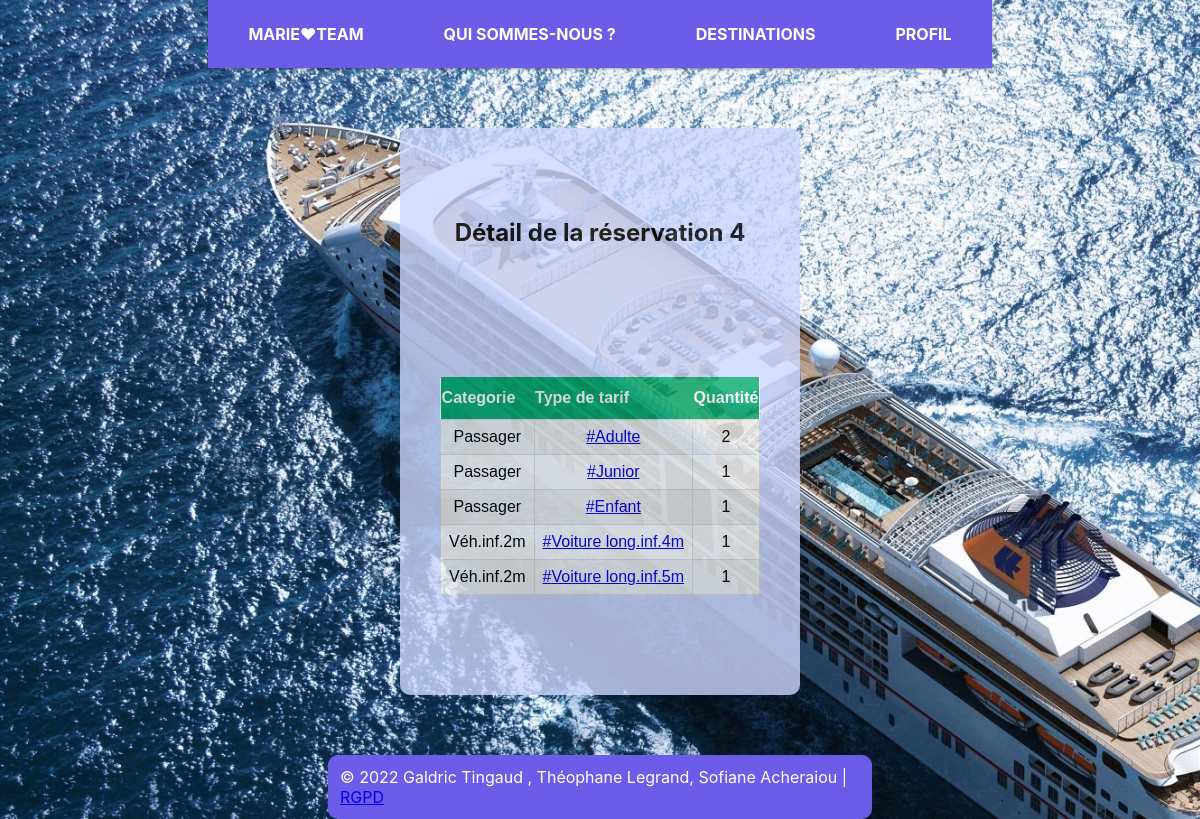
The page /controleur/reservation.php?idReservation=4 (signed in) on the database its author committed.
### tables this page shows
CREATE TABLE IF NOT EXISTS `reservation` (
  `IdReservation` int NOT NULL AUTO_INCREMENT,
  `DateReservation` datetime DEFAULT NULL,
  `IdClient` int NOT NULL,
  `numeroTraversee` int NOT NULL,
  PRIMARY KEY (`IdReservation`),
  KEY `IdClient` (`IdClient`),
  KEY `numeroTraversee` (`numeroTraversee`)
);

CREATE TABLE IF NOT EXISTS `categorie` (
  `IdCategorie` int NOT NULL,
  `libelleCategorie` varchar(50) DEFAULT NULL,
  PRIMARY KEY (`IdCategorie`)
);

CREATE TABLE IF NOT EXISTS `type` (
  `IdCategorie` int NOT NULL,
  `IdType` varchar(50) NOT NULL,
  `TypeTarif` varchar(50) DEFAULT NULL,
  PRIMARY KEY (`IdCategorie`,`IdType`)
);

CREATE TABLE IF NOT EXISTS `stocker` (
  `IdCategorie` int NOT NULL,
  `IdType` varchar(50) NOT NULL,
  `IdReservation` int NOT NULL,
  `Quantite` int DEFAULT NULL,
  PRIMARY KEY (`IdCategorie`,`IdType`,`IdReservation`),
  KEY `IdReservation` (`IdReservation`)
);

### modele/reservation.inc.php (called while the page is built, shortened)
<?php
function getDetailReservationById($idReservation){
    $resultat = array();
    try {
        $co = connexionPDO();
        $query  =
            " SELECT reservation.IdReservation,reservation.DateReservation,stocker.Quantite,type.IdCategorie,".
            " type.IdType,type.TypeTarif,categorie.libelleCategorie".
            " FROM reservation,stocker,type,categorie".
            " WHERE reservation.IdReservation = stocker.IdReservation AND".
            " stocker.IdType = type.IdType AND".
            " stocker.IdCategorie = type.IdCategorie and".
            " type.IdCategorie = categorie.IdCategorie and".
            " reservation.IdReservation = :IdReservation";
        $req = $co->prepare($query);
        $req->bindValue(':IdReservation', $idReservation, PDO::PARAM_INT);
        $req->execute();
        $ligne = $req->fetch(PDO::FETCH_ASSOC);
        while ($ligne) {
            $resultat[] = $ligne;
            $ligne = $req->fetch(PDO::FETCH_ASSOC);
        }
    } catch (PDOException $e){
        print "Erreur !: " . $e->getMessage();
        die();
    } return $resultat;
}
?>

### vue/vueReservation.php (the view)
<section class='section'>
    <h1>Détail de la réservation <?php echo $idReservation?></h1><br><br><br><br><br><br>
    <div class='container'>
        <div class='content'>
            <?php
            if (count($listeDetailsReservation) > 0) {
                echo "<table id='reservations'>";
                echo "<tr><th>Categorie</th><th>Type de tarif</th><th>Quantité</th>";
                for ($i = 0; $i < count($listeDetailsReservation); $i++) {
                    echo "<tr>";
                    echo "<td>".$listeDetailsReservation[$i]['libelleCategorie']."</td>";
                    echo    "<td><a href=./?action=detail-reservation&TypeTarif=".
                        $listeDetailsReservation[$i]['TypeTarif']." title='Cliquez pour les détails du tarif'>#".
                        $listeDetailsReservation[$i]['TypeTarif'].
                        "</a></td>";
                    echo "<td>".$listeDetailsReservation[$i]['Quantite']."</td>";
                    echo "</tr>";
                }
                echo "</table>";
            }
            else {
                echo "PAS DE DETAIL DANS LA RESERVATION<br>";
            }
            ?>
        </div>
    </div>
</section>

### CSS/base.css (style rules this page uses)
h1 { text-align: center; margin: 0 auto; }
.section { max-width: 900px; border-radius: 10px; margin: 60px auto; padding: 90px 30px; background-color: #cdd8ff; opacity: 0.8; text-align: left; }
.container { position: relative; display: flex; justify-content: center; align-items: center; max-width: 700px; flex-wrap: wrap; z-index: 1; }
.container .content { padding: 10px; text-align: center; transition: 0.5s; }
table { background-color: white; border-radius: 2px; padding: 10px; }
tr:nth-child(even) { background-color: #ededed; }
#reservations { font-family: Arial, Helvetica, sans-serif; border-collapse: collapse; width: 100%; }
#reservations td, #customers th { border: 1px solid #ddd; padding: 8px; }
#reservations tr:nth-child(even) { background-color: #f2f2f2; }
#reservations th { padding-top: 12px; padding-bottom: 12px; text-align: left; background-color: #04AA6D; color: white; }

### rows shown on the page
reservation: categorie.libelleCategorie "Passager", type.TypeTarif "Adulte", stocker.Quantite "2", type.TypeTarif "Junior", stocker.Quantite "1", type.TypeTarif "Enfant", categorie.libelleCategorie "Véh.inf.2m", type.TypeTarif "Voiture long.inf.4m", type.TypeTarif "Voiture long.inf.5m"

### other values the page prints
$idReservation "4"
